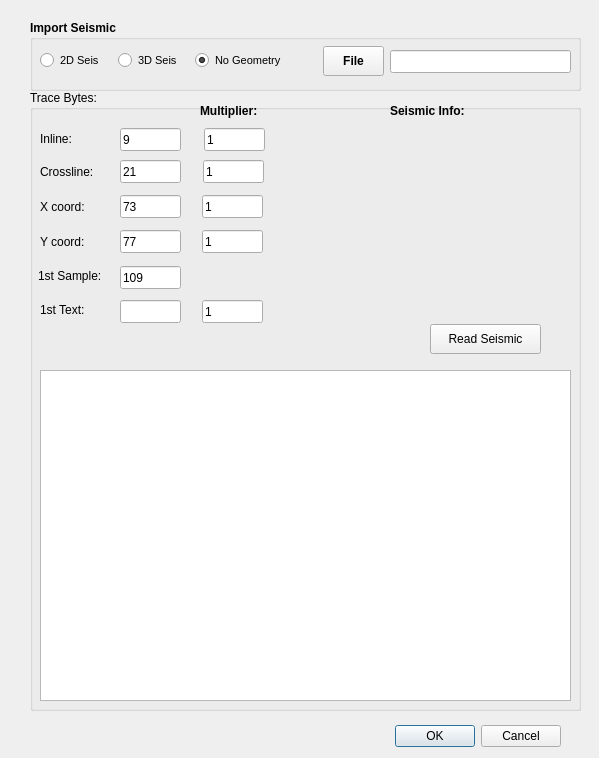
<?xml version="1.0" encoding="UTF-8"?>
<ui version="4.0">
 <class>Seismic_Import_Dialog</class>
 <widget class="QDialog" name="Seismic_Import_Dialog">
  <property name="geometry">
   <rect>
    <x>0</x>
    <y>0</y>
    <width>599</width>
    <height>758</height>
   </rect>
  </property>
  <property name="windowTitle">
   <string>Import Seismic Wizard</string>
  </property>
  <widget class="QDialogButtonBox" name="ImportSeisWizard_buttonBox">
   <property name="geometry">
    <rect>
     <x>220</x>
     <y>720</y>
     <width>341</width>
     <height>32</height>
    </rect>
   </property>
   <property name="orientation">
    <enum>Qt::Horizontal</enum>
   </property>
   <property name="standardButtons">
    <set>QDialogButtonBox::Cancel|QDialogButtonBox::Ok</set>
   </property>
  </widget>
  <widget class="QGroupBox" name="groupBox">
   <property name="geometry">
    <rect>
     <x>30</x>
     <y>90</y>
     <width>551</width>
     <height>621</height>
    </rect>
   </property>
   <property name="title">
    <string>Trace Bytes:</string>
   </property>
   <widget class="QTextBrowser" name="SegyHeader_textBrowser">
    <property name="geometry">
     <rect>
      <x>10</x>
      <y>280</y>
      <width>531</width>
      <height>331</height>
     </rect>
    </property>
   </widget>
   <widget class="QLabel" name="label">
    <property name="geometry">
     <rect>
      <x>10</x>
      <y>40</y>
      <width>59</width>
      <height>17</height>
     </rect>
    </property>
    <property name="text">
     <string>Inline:</string>
    </property>
   </widget>
   <widget class="QLineEdit" name="Input_Inline_lineEdit">
    <property name="geometry">
     <rect>
      <x>90</x>
      <y>38</y>
      <width>61</width>
      <height>23</height>
     </rect>
    </property>
    <property name="text">
     <string>9</string>
    </property>
   </widget>
   <widget class="QLabel" name="label_2">
    <property name="geometry">
     <rect>
      <x>10</x>
      <y>73</y>
      <width>59</width>
      <height>17</height>
     </rect>
    </property>
    <property name="text">
     <string>Crossline:</string>
    </property>
   </widget>
   <widget class="QLineEdit" name="Input_Xline_lineEdit">
    <property name="geometry">
     <rect>
      <x>90</x>
      <y>70</y>
      <width>61</width>
      <height>23</height>
     </rect>
    </property>
    <property name="text">
     <string>21</string>
    </property>
   </widget>
   <widget class="QLabel" name="label_3">
    <property name="geometry">
     <rect>
      <x>10</x>
      <y>108</y>
      <width>51</width>
      <height>17</height>
     </rect>
    </property>
    <property name="text">
     <string>X coord:</string>
    </property>
   </widget>
   <widget class="QLineEdit" name="Input_XCoord_lineEdit">
    <property name="geometry">
     <rect>
      <x>90</x>
      <y>105</y>
      <width>61</width>
      <height>23</height>
     </rect>
    </property>
    <property name="text">
     <string>73</string>
    </property>
   </widget>
   <widget class="QLabel" name="label_4">
    <property name="geometry">
     <rect>
      <x>10</x>
      <y>143</y>
      <width>59</width>
      <height>17</height>
     </rect>
    </property>
    <property name="text">
     <string>Y coord:</string>
    </property>
   </widget>
   <widget class="QLineEdit" name="Input_YCoord_lineEdit">
    <property name="geometry">
     <rect>
      <x>90</x>
      <y>140</y>
      <width>61</width>
      <height>23</height>
     </rect>
    </property>
    <property name="text">
     <string>77</string>
    </property>
   </widget>
   <widget class="QLabel" name="Inline_Range_label">
    <property name="geometry">
     <rect>
      <x>273</x>
      <y>40</y>
      <width>261</width>
      <height>20</height>
     </rect>
    </property>
    <property name="text">
     <string/>
    </property>
   </widget>
   <widget class="QLabel" name="Xline_Range_label">
    <property name="geometry">
     <rect>
      <x>273</x>
      <y>72</y>
      <width>261</width>
      <height>20</height>
     </rect>
    </property>
    <property name="text">
     <string/>
    </property>
   </widget>
   <widget class="QLabel" name="XCoord_Range_label">
    <property name="geometry">
     <rect>
      <x>390</x>
      <y>130</y>
      <width>141</width>
      <height>17</height>
     </rect>
    </property>
    <property name="text">
     <string/>
    </property>
   </widget>
   <widget class="QLabel" name="YCoord_Range_label">
    <property name="geometry">
     <rect>
      <x>390</x>
      <y>161</y>
      <width>141</width>
      <height>17</height>
     </rect>
    </property>
    <property name="text">
     <string/>
    </property>
   </widget>
   <widget class="QLineEdit" name="Multiplier_Inline_lineEdit">
    <property name="geometry">
     <rect>
      <x>174</x>
      <y>38</y>
      <width>61</width>
      <height>23</height>
     </rect>
    </property>
    <property name="text">
     <string>1</string>
    </property>
   </widget>
   <widget class="QLabel" name="label_9">
    <property name="geometry">
     <rect>
      <x>170</x>
      <y>10</y>
      <width>71</width>
      <height>21</height>
     </rect>
    </property>
    <property name="font">
     <font>
      <weight>75</weight>
      <bold>true</bold>
     </font>
    </property>
    <property name="text">
     <string>Multiplier:</string>
    </property>
   </widget>
   <widget class="QLineEdit" name="Multiplier_Xline_lineEdit">
    <property name="geometry">
     <rect>
      <x>173</x>
      <y>70</y>
      <width>61</width>
      <height>23</height>
     </rect>
    </property>
    <property name="text">
     <string>1</string>
    </property>
   </widget>
   <widget class="QLineEdit" name="Multiplier_XCoord_lineEdit">
    <property name="geometry">
     <rect>
      <x>172</x>
      <y>105</y>
      <width>61</width>
      <height>23</height>
     </rect>
    </property>
    <property name="text">
     <string>1</string>
    </property>
   </widget>
   <widget class="QLineEdit" name="Multiplier_YCoord_lineEdit">
    <property name="geometry">
     <rect>
      <x>172</x>
      <y>140</y>
      <width>61</width>
      <height>23</height>
     </rect>
    </property>
    <property name="text">
     <string>1</string>
    </property>
   </widget>
   <widget class="QLineEdit" name="Input_1stSamples_lineEdit">
    <property name="geometry">
     <rect>
      <x>90</x>
      <y>176</y>
      <width>61</width>
      <height>23</height>
     </rect>
    </property>
    <property name="text">
     <string>109</string>
    </property>
   </widget>
   <widget class="QLabel" name="label_11">
    <property name="geometry">
     <rect>
      <x>8</x>
      <y>177</y>
      <width>81</width>
      <height>17</height>
     </rect>
    </property>
    <property name="text">
     <string>1st Sample:</string>
    </property>
   </widget>
   <widget class="QLineEdit" name="IO_1stSampleText_lineEdit">
    <property name="geometry">
     <rect>
      <x>90</x>
      <y>210</y>
      <width>61</width>
      <height>23</height>
     </rect>
    </property>
   </widget>
   <widget class="QLineEdit" name="Multiplier_1stSampleText_lineEdit">
    <property name="geometry">
     <rect>
      <x>172</x>
      <y>210</y>
      <width>61</width>
      <height>23</height>
     </rect>
    </property>
    <property name="text">
     <string>1</string>
    </property>
   </widget>
   <widget class="QLabel" name="NSamples_label">
    <property name="geometry">
     <rect>
      <x>389</x>
      <y>201</y>
      <width>141</width>
      <height>17</height>
     </rect>
    </property>
    <property name="text">
     <string/>
    </property>
   </widget>
   <widget class="QLabel" name="label_12">
    <property name="geometry">
     <rect>
      <x>10</x>
      <y>200</y>
      <width>59</width>
      <height>41</height>
     </rect>
    </property>
    <property name="text">
     <string>&lt;html&gt;&lt;head/&gt;&lt;body&gt;&lt;p&gt;1st Text:&lt;/p&gt;&lt;/body&gt;&lt;/html&gt;</string>
    </property>
   </widget>
   <widget class="QLabel" name="TimeRange_label">
    <property name="geometry">
     <rect>
      <x>273</x>
      <y>106</y>
      <width>261</width>
      <height>20</height>
     </rect>
    </property>
    <property name="text">
     <string/>
    </property>
   </widget>
   <widget class="QPushButton" name="ReadSeis_pushButton">
    <property name="geometry">
     <rect>
      <x>400</x>
      <y>234</y>
      <width>111</width>
      <height>30</height>
     </rect>
    </property>
    <property name="text">
     <string>Read Seismic</string>
    </property>
   </widget>
   <widget class="QLabel" name="label_5">
    <property name="geometry">
     <rect>
      <x>360</x>
      <y>10</y>
      <width>91</width>
      <height>21</height>
     </rect>
    </property>
    <property name="font">
     <font>
      <weight>75</weight>
      <bold>true</bold>
     </font>
    </property>
    <property name="text">
     <string>Seismic Info:</string>
    </property>
   </widget>
  </widget>
  <widget class="QGroupBox" name="groupBox_2">
   <property name="geometry">
    <rect>
     <x>30</x>
     <y>20</y>
     <width>551</width>
     <height>71</height>
    </rect>
   </property>
   <property name="font">
    <font>
     <pointsize>9</pointsize>
     <weight>75</weight>
     <bold>true</bold>
    </font>
   </property>
   <property name="title">
    <string>Import Seismic</string>
   </property>
   <widget class="QRadioButton" name="Seis2D_radioButton">
    <property name="geometry">
     <rect>
      <x>10</x>
      <y>30</y>
      <width>104</width>
      <height>21</height>
     </rect>
    </property>
    <property name="font">
     <font>
      <pointsize>8</pointsize>
      <weight>50</weight>
      <bold>false</bold>
     </font>
    </property>
    <property name="text">
     <string>2D Seis</string>
    </property>
    <property name="checked">
     <bool>false</bool>
    </property>
   </widget>
   <widget class="QRadioButton" name="Seis3D_radioButton">
    <property name="geometry">
     <rect>
      <x>88</x>
      <y>30</y>
      <width>104</width>
      <height>21</height>
     </rect>
    </property>
    <property name="font">
     <font>
      <pointsize>8</pointsize>
      <weight>50</weight>
      <bold>false</bold>
     </font>
    </property>
    <property name="text">
     <string>3D Seis</string>
    </property>
   </widget>
   <widget class="QLineEdit" name="Seismic_FileName_lineEdit">
    <property name="geometry">
     <rect>
      <x>360</x>
      <y>30</y>
      <width>181</width>
      <height>23</height>
     </rect>
    </property>
    <property name="font">
     <font>
      <pointsize>8</pointsize>
      <weight>50</weight>
      <bold>false</bold>
     </font>
    </property>
    <property name="text">
     <string/>
    </property>
   </widget>
   <widget class="QPushButton" name="SelectFile_Seis_pushButton">
    <property name="geometry">
     <rect>
      <x>293</x>
      <y>26</y>
      <width>61</width>
      <height>30</height>
     </rect>
    </property>
    <property name="font">
     <font>
      <pointsize>9</pointsize>
      <weight>75</weight>
      <bold>true</bold>
     </font>
    </property>
    <property name="text">
     <string>File</string>
    </property>
   </widget>
   <widget class="QRadioButton" name="radioButton">
    <property name="geometry">
     <rect>
      <x>165</x>
      <y>30</y>
      <width>121</width>
      <height>21</height>
     </rect>
    </property>
    <property name="font">
     <font>
      <pointsize>8</pointsize>
      <weight>50</weight>
      <bold>false</bold>
     </font>
    </property>
    <property name="text">
     <string>No Geometry</string>
    </property>
    <property name="checked">
     <bool>true</bool>
    </property>
   </widget>
  </widget>
 </widget>
 <resources/>
 <connections>
  <connection>
   <sender>ImportSeisWizard_buttonBox</sender>
   <signal>accepted()</signal>
   <receiver>Seismic_Import_Dialog</receiver>
   <slot>accept()</slot>
   <hints>
    <hint type="sourcelabel">
     <x>248</x>
     <y>254</y>
    </hint>
    <hint type="destinationlabel">
     <x>157</x>
     <y>274</y>
    </hint>
   </hints>
  </connection>
  <connection>
   <sender>ImportSeisWizard_buttonBox</sender>
   <signal>rejected()</signal>
   <receiver>Seismic_Import_Dialog</receiver>
   <slot>reject()</slot>
   <hints>
    <hint type="sourcelabel">
     <x>316</x>
     <y>260</y>
    </hint>
    <hint type="destinationlabel">
     <x>286</x>
     <y>274</y>
    </hint>
   </hints>
  </connection>
 </connections>
</ui>
